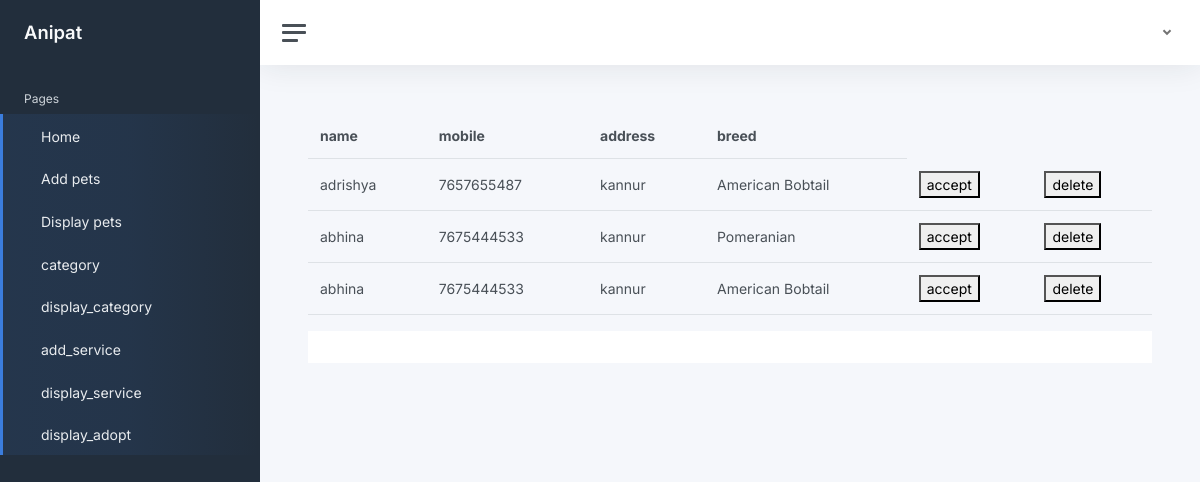
The page /adminapp/displayadopt/ on the database its author committed.
### userapp/models.py (models this page shows)
class requestdb(models.Model):
    name=models.CharField(max_length=20,null=True,blank=True)
    mobile=models.IntegerField(null=True,blank=True)
    address=models.CharField(max_length=50,null=True,blank=True)
    breed=models.CharField(max_length=50,null=True,blank=True)

### adminapp/views.py (the view)
# urls.py: path('displayadopt/', views.displayadopt, name="displayadopt"),
def displayadopt(request):
    data=requestdb.objects.all()
    return render(request,'display.adopt.html',{'data':data})

### adminapp/templates/display.adopt.html (shortened to what this page needs)
<!DOCTYPE html>
{% extends 'index.html' %}
{% block content %}
<html lang="en" xmlns="http://www.w3.org/1999/html">
<head>
</head>
<body>
<table class="table">
  <thead>
    <tr>
      <th scope="col">name</th>
      <th scope="col">mobile</th>
      <th scope="col">address</th>
        <th scope="col">breed</th>
    </tr>
  </thead>
  <tbody>
{% for d in data %}
<form method="post" action="{% url 'saveaccept' id=d.id %}" enctype="multipart/form-data">
  <tr>
    <td>{{d.name}}</td>
    <td>{{d.mobile}}</td>
          <td>{{d.address}}</td>
                <td>{{d.breed}}</td>
    <td> <form>
     <button type="submit">accept</button></form></td>
   <td> <form action="{% url 'deladopt' id=d.id %}">
     <button type="submit">delete</button></form></td>
  </tr>
  {% endfor %}
  </tbody>
</table>
</body>
</html>
{% endblock %}

### rows shown on the page
requestdb: name "adrishya", mobile "7657655487", address "kannur", breed "American Bobtail"
requestdb: name "abhina", mobile "7675444533", address "kannur", breed "Pomeranian"
requestdb: name "abhina", mobile "7675444533", address "kannur", breed "American Bobtail"
